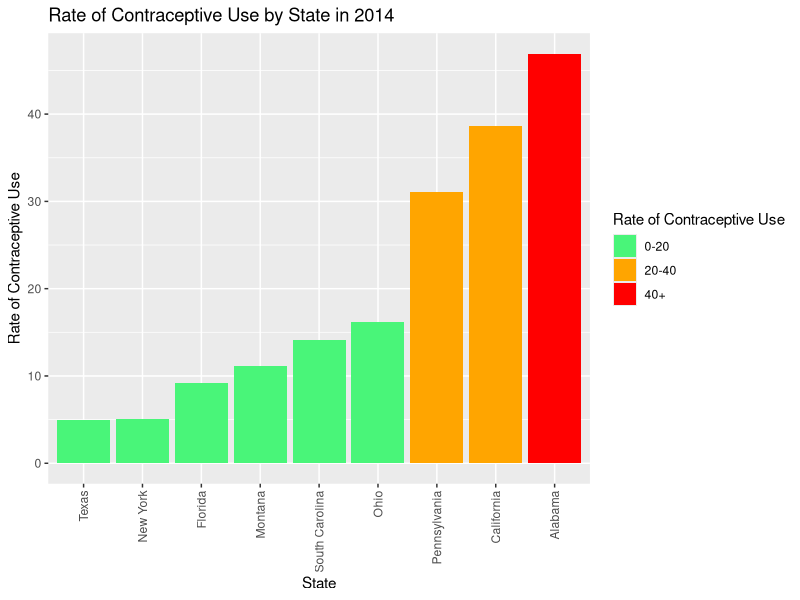
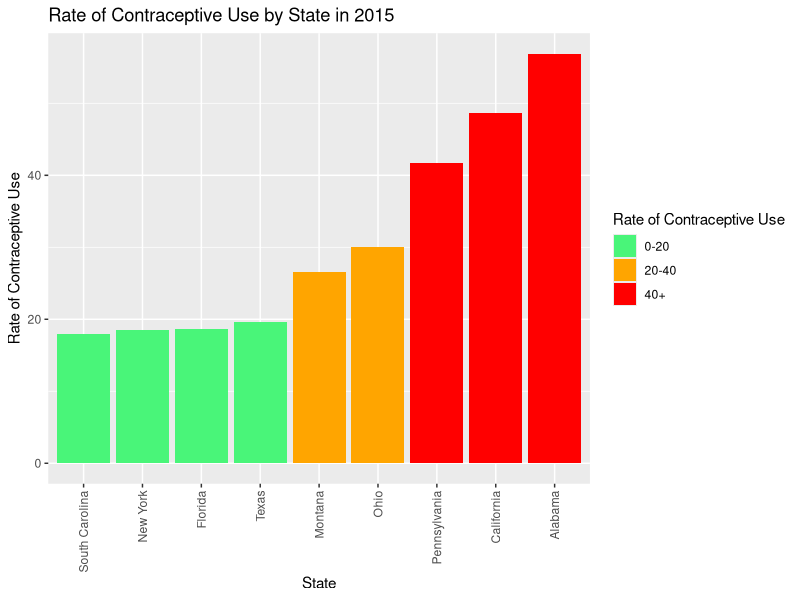
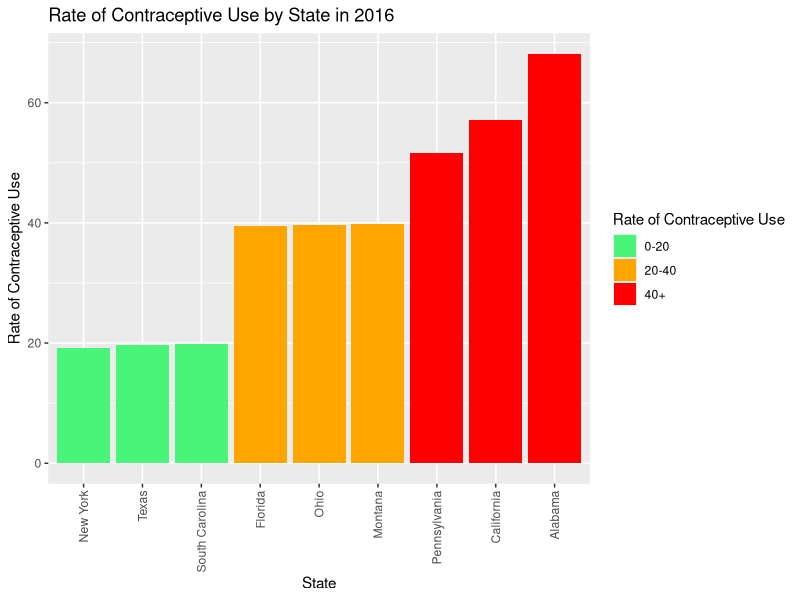

Source code (R) for these figures, in order:
## ---- chunk 1
knitr::opts_chunk$set(echo = TRUE)
## ---- chunk 2
data <- read.csv("CSV-dataset.csv") # Read CSV Data 
knitr::kable(data) # Show the whole data as a table
## ---- chunk 3
library(tidyverse) # for ggplot
data <- read.csv("CSV-dataset.csv") # Read CSV Data 
data2014 <- data %>%
    filter(Year == 2014) # Filter the data by year
knitr::kable(data2014) # Show the data of the year 2014
## ---- chunk 4
library(ggplot2)
library(tidyverse) # for ggplot
data <- read.csv("CSV-dataset.csv") # Read CSV Data 
names(data)[names(data) == "State"] <- "state" # Clean dataset
data2014 <- data %>%
    filter(Year == 2014) # Filter the data by year
# Define color scale
custom_colors <- c("#49f579", "orange", "red")

# Create breaks and labels
breaks <- c(0, 20, 40, max(data2014$RoCU))
labels <- c("0-20", "20-40", "40+")

# Create a bar plot
bar_plot <- ggplot(data2014, aes(x = reorder(state, RoCU), y = RoCU, fill = cut(RoCU, breaks = breaks, labels = labels))) +
  geom_bar(stat = "identity") +
  labs(title = "Rate of Contraceptive Use by State in 2014",
       x = "State",
       y = "Rate of Contraceptive Use",
       fill = "Rate of Contraceptive Use") +
  scale_fill_manual(values = custom_colors) +
  theme(axis.text.x = element_text(angle = 90, vjust = 0.5, hjust=1))

# Print the bar plot
print(bar_plot)
## ---- chunk 5
library(tidyverse) # for ggplot
data <- read.csv("CSV-dataset.csv") # Read CSV Data 
data2015 <- data %>%
    filter(Year == 2015) # Filter the data by year
knitr::kable(data2015) # Show the data of the year 2015
## ---- chunk 6
library(ggplot2)
library(tidyverse) # for ggplot
data <- read.csv("CSV-dataset.csv") # Read CSV Data 
names(data)[names(data) == "State"] <- "state" # Clean dataset
data2015 <- data %>%
    filter(Year == 2015) # Filter the data by year
# Define color scale
custom_colors <- c("#49f579", "orange", "red")

# Create breaks and labels
breaks <- c(0, 20, 40, max(data2015$RoCU))
labels <- c("0-20", "20-40", "40+")

# Create a bar plot
bar_plot <- ggplot(data2015, aes(x = reorder(state, RoCU), y = RoCU, fill = cut(RoCU, breaks = breaks, labels = labels))) +
  geom_bar(stat = "identity") +
  labs(title = "Rate of Contraceptive Use by State in 2015",
       x = "State",
       y = "Rate of Contraceptive Use",
       fill = "Rate of Contraceptive Use") +
  scale_fill_manual(values = custom_colors) +
  theme(axis.text.x = element_text(angle = 90, vjust = 0.5, hjust=1))

# Print the bar plot
print(bar_plot)
## ---- chunk 7
library(tidyverse) # for ggplot
data <- read.csv("CSV-dataset.csv") # Read CSV Data 
data2016 <- data %>%
    filter(Year == 2016) # Filter the data by year
knitr::kable(data2016) # Show the data of the year 2016
## ---- chunk 8
library(ggplot2)
library(tidyverse) # for ggplot
data <- read.csv("CSV-dataset.csv") # Read CSV Data 
names(data)[names(data) == "State"] <- "state" # Clean dataset
data2016 <- data %>%
    filter(Year == 2016) # Filter the data by year
# Define color scale
custom_colors <- c("#49f579", "orange", "red")

# Create breaks and labels
breaks <- c(0, 20, 40, max(data2016$RoCU))
labels <- c("0-20", "20-40", "40+")

# Create a bar plot
bar_plot <- ggplot(data2016, aes(x = reorder(state, RoCU), y = RoCU, fill = cut(RoCU, breaks = breaks, labels = labels))) +
  geom_bar(stat = "identity") +
  labs(title = "Rate of Contraceptive Use by State in 2016",
       x = "State",
       y = "Rate of Contraceptive Use",
       fill = "Rate of Contraceptive Use") +
  scale_fill_manual(values = custom_colors) +
  theme(axis.text.x = element_text(angle = 90, vjust = 0.5, hjust=1))

# Print the bar plot
print(bar_plot)
